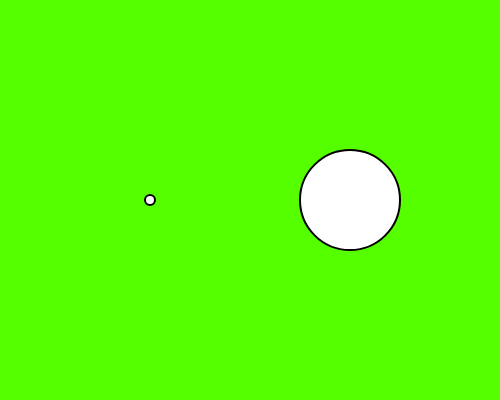
Frame 1 (no input)
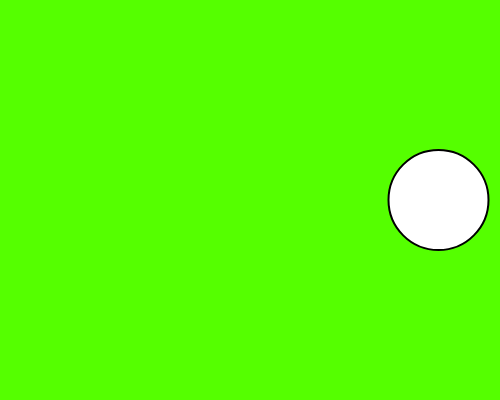
Frame 60 (no input)
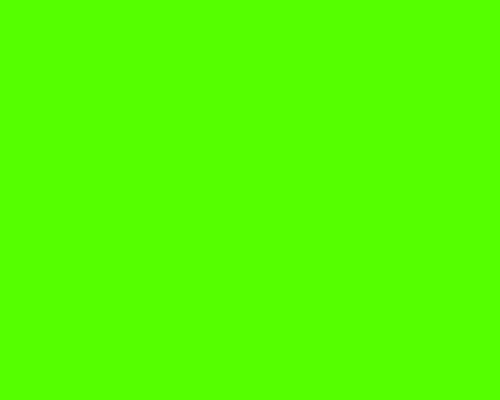
Frame 120 (the mouse pressed at the canvas centre since frame 60)

The p5.js sketch that drew these frames (run headless with seeded random() and noise() and a simulated clock; from frame 60 on, the mouse is pressed at the canvas centre):

// p5.js sketch
// ── sketch.js
var strength = [];
var weight = [];
var force = [];
var accel = [];
var vel = [];
var dis = [];

var dot1 = new p5.Vector;	
var dot2 = new p5.Vector;

var disance1;
var disance2;
var k = 0.01;//9*10^9;

function setup() {
  frameRate(60);
  textSize(15);
  fill(255,255,255);
  stroke(0);
  colorMode(HSB);
  createCanvas(500, 400); 
  strokeWeight(2);
  disance1 = 200;
  disacne2 = 200;  
  strength[1]=10;
  strength[2]=100;
  weight[1]=10;
  weight[2]=100;
  
for(var j = 1; j<3; j++) {
  force[j]=0;
  accel[j]=0;
  vel[j]=0;
  dis[j]=0;
}
 
  }


function draw() {
  stroke(0, 0, 0);
  background(100, 100, 100);
  
  
  dot1.set(width/2 - disance1/2 - dis[1], height/2);
  dot2.set(width/2 + disance1/2 + dis[2], height/2);
 
  
  ellipse(dot1.x, dot1.y, abs(strength[1]), abs(strength[1]));
  ellipse(dot2.x, dot2.y, abs(strength[2]), abs(strength[2]));
  
  for( var h=1; h<3; h++){
	force[h]=k*strength[1]*strength[2]/(disance2^2);
	accel[h]=force[h]/abs(weight[h]);
	vel[h] += accel[h];
	dis[h] += vel[h];
	disance2 += dis[h];
	}
  }
